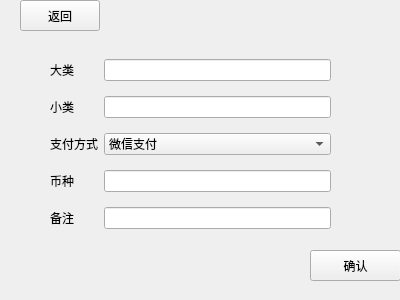
<?xml version="1.0" encoding="UTF-8"?>
<ui version="4.0">
 <class>changeFast</class>
 <widget class="QWidget" name="changeFast">
  <property name="geometry">
   <rect>
    <x>0</x>
    <y>0</y>
    <width>400</width>
    <height>300</height>
   </rect>
  </property>
  <property name="windowTitle">
   <string>Form</string>
  </property>
  <widget class="QPushButton" name="pushButton_2">
   <property name="geometry">
    <rect>
     <x>310</x>
     <y>250</y>
     <width>91</width>
     <height>31</height>
    </rect>
   </property>
   <property name="styleSheet">
    <string notr="true">font: 11pt &quot;宋体&quot;;</string>
   </property>
   <property name="text">
    <string>确认</string>
   </property>
  </widget>
  <widget class="QPushButton" name="pushButton">
   <property name="geometry">
    <rect>
     <x>20</x>
     <y>0</y>
     <width>80</width>
     <height>31</height>
    </rect>
   </property>
   <property name="styleSheet">
    <string notr="true">
font: 11pt &quot;宋体&quot;;</string>
   </property>
   <property name="text">
    <string>返回</string>
   </property>
  </widget>
  <widget class="QWidget" name="">
   <property name="geometry">
    <rect>
     <x>50</x>
     <y>50</y>
     <width>281</width>
     <height>191</height>
    </rect>
   </property>
   <layout class="QGridLayout" name="gridLayout">
    <item row="1" column="1">
     <widget class="QLineEdit" name="lineEdit_4"/>
    </item>
    <item row="2" column="1">
     <widget class="QLineEdit" name="lineEdit_5"/>
    </item>
    <item row="3" column="1">
     <widget class="QComboBox" name="comboBox">
      <item>
       <property name="text">
        <string>微信支付</string>
       </property>
      </item>
      <item>
       <property name="text">
        <string>支付宝</string>
       </property>
      </item>
      <item>
       <property name="text">
        <string>现金</string>
       </property>
      </item>
     </widget>
    </item>
    <item row="4" column="0">
     <widget class="QLabel" name="label_3">
      <property name="text">
       <string>币种</string>
      </property>
     </widget>
    </item>
    <item row="4" column="1">
     <widget class="QLineEdit" name="lineEdit_3"/>
    </item>
    <item row="5" column="0">
     <widget class="QLabel" name="label_2">
      <property name="text">
       <string>备注</string>
      </property>
     </widget>
    </item>
    <item row="5" column="1">
     <widget class="QLineEdit" name="lineEdit_2"/>
    </item>
    <item row="3" column="0">
     <widget class="QLabel" name="label_4">
      <property name="text">
       <string>支付方式</string>
      </property>
     </widget>
    </item>
    <item row="2" column="0">
     <widget class="QLabel" name="label_7">
      <property name="text">
       <string>小类</string>
      </property>
     </widget>
    </item>
    <item row="1" column="0">
     <widget class="QLabel" name="label_6">
      <property name="text">
       <string>大类</string>
      </property>
     </widget>
    </item>
   </layout>
  </widget>
 </widget>
 <resources/>
 <connections/>
</ui>
